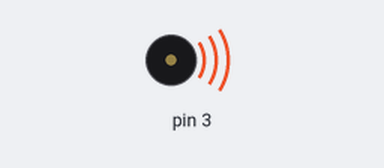
A sketch run on a simulated Arduino Uno, built with avr-gcc and run on an emulated ATmega328P. Parts: buzzer (waves = sounding).

Above: at 0.2 s.
Timing chart, 0 to 13.2 s (numbered marks = the images above):
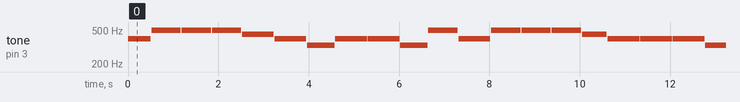

The sketch:

atividade_musica_com_buzzer.ino
```cpp
void setup() {
  pinMode(3, OUTPUT);
  digitalWrite(3, LOW);
}

void loop() {

  tone(3, 395.5); delay(500); noTone(3);  delay(20); // sol 4ª
  tone(3, 498.4); delay(650); noTone(3);  delay(20); // si 4ª
  tone(3, 498.4); delay(650); noTone(3);  delay(20); // si 4ª
  tone(3, 498.4); delay(650); noTone(3);  delay(20); // si 4ª
  tone(3, 444.0); delay(700); noTone(3); delay(20); // la 4ª

  tone(3, 395.5); delay(700); noTone(3);  delay(20); // sol 4ª
  tone(3, 332.6); delay(600); noTone(3);  delay(20); // mi 4ª
  tone(3, 395.5); delay(700); noTone(3);  delay(20); // sol 4ª
  tone(3, 395.5); delay(700); noTone(3);  delay(20); // sol 4ª
  tone(3, 332.6); delay(600); noTone(3);  delay(20); // mi 4ª
  tone(3, 498.4); delay(650); noTone(3);  delay(20); // si 4ª

  tone(3, 395.5); delay(700); noTone(3);  delay(20); // sol 4ª
  tone(3, 498.4); delay(650); noTone(3);  delay(20); // si 4ª
  tone(3, 498.4); delay(650); noTone(3);  delay(20); // si 4ª
  tone(3, 498.4); delay(650); noTone(3);  delay(20); // si 4ª
  tone(3, 444.0); delay(550); noTone(3); delay(20); // la 4ª

  tone(3, 395.5); delay(700); noTone(3);  delay(20); // sol 4ª
  tone(3, 395.5); delay(700); noTone(3);  delay(20); // sol 4ª
  tone(3, 395.5); delay(700); noTone(3);  delay(20); // sol 4ª
  tone(3, 332.6); delay(600); noTone(3);  delay(20); // mi 4ª
  tone(3, 296.2); delay(750); noTone(3);  delay(20); // re 4ª


  tone(3, 296.2); delay(750); noTone(3);  delay(20); // re 4ª
  tone(3, 296.2); delay(750); noTone(3);  delay(20); // re 4ª
  tone(3, 498.4); delay(650); noTone(3);  delay(20); // si 4ª
  tone(3, 498.4); delay(650); noTone(3);  delay(20); // si 4ª
  tone(3, 498.4); delay(650); noTone(3);  delay(20); // si 4ª
  tone(3, 313.9); delay(800); noTone(3);  delay(20); // RE 4ª
  tone(3, 313.9); delay(800); noTone(3);  delay(20); // RE 4ª


  delay(1000);

}
```

Measured:
- by itself, tone on pin 3: plays 395 Hz for 0.50 s, 498 Hz for 0.65 s, 498 Hz for 0.65 s, 498 Hz for 0.65 s, 444 Hz for 0.70 s, 395 Hz for 0.70 s … (180 notes in this stretch)
